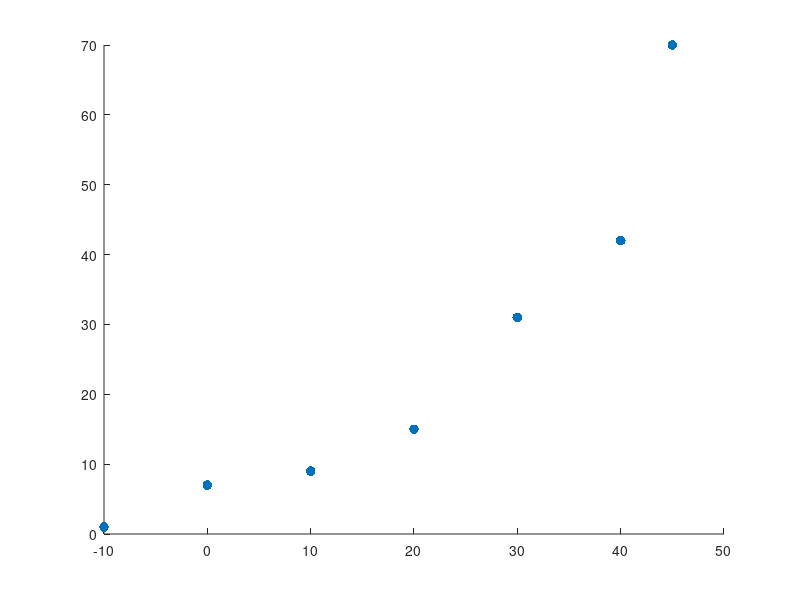

This chart was generated by the following MATLAB code: (Note: this script raises an error after producing the figure.)
%% ----- TASK 1 -----
% read points from graph
x=[-10; 0; 10; 20; 30; 40; 45];  % temperature
y=[1; 7; 9; 15; 31; 42; 70]; % saturated vapour density
figure
scatter(x,y,50,'red','filled'); % size, color, filled

% fit function through data points
[f fo]=fit(x,y,'poly3'); % 3rd order > cubic function
% [f fo]=fit(x,y,'poly4'); % 3rd order > cubic function

% get function
formula(f);
coeffnames(f);
cv = coeffvalues(f);
a = cv(1);
b = cv(2);
c = cv(3);
d = cv(4);
% e = cv(5);

syms X
myfun = @(X) a.*X.^3 + b.*X.^2 + c.*X + d;
% myfun = @(X) a.*X.^4 + b.*X.^3 + c.*X^2 + d.*X + e;

% plot fitted curve
hold on
fplot(myfun, 'LineWidth', 2, 'Color', 'blue');

%% ----- TASK 2 -----
% functions to calculate values based on user input
function r = relative_humidity(myfun)
    T = input("enter temperature [C]: ");
    AVD = input("enter absolute vapour density [gm^-3]: ");
    % transform T to AVD with myfun
    T_avd = myfun(T);
    % calc result
    r = (AVD / T_avd) * 100;
end

function r = abs_vapour_density(myfun)
    T = input("enter temperature [C]: ");
    RH = input("enter relative humidity: ");
    % transform T to AVD with myfun
    T_avd = myfun(T);
    % calc result
    r = T_avd * RH;
end

function r = temperature(myfun)
    AVD = input("enter absolute vapour density [gm^-3]: ");
    RH = input("enter relative humidity: ");
    % calc result
    r = AVD / RH;%!!!
end

% [[ main ]]
disp("what do you want to calculate?")
disp("- a) relative humidity")
disp("- b) absolute vapour density")
disp("- c) temperature")
usrIn = input("=> ", "s");

if usrIn == "a" 
    res = relative_humidity(myfun);
    fprintf("relative humidity: %d\n", res);
elseif usrIn == "b" 
    res = abs_vapour_density(myfun);
    fprintf("absolute vapour density: %d\n", res);
elseif usrIn == "c" 
    res = temperature(myfun);
    fprintf("temperature: %d\n", res);
else
    disp("please enter a b or c.")
end